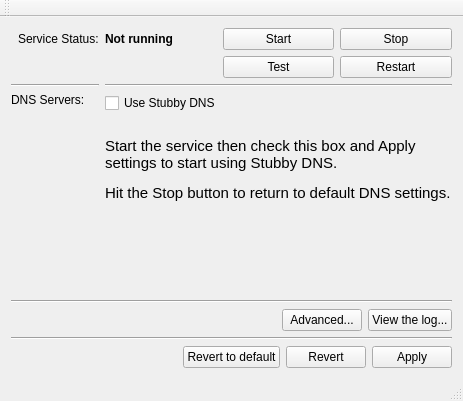
<?xml version="1.0" encoding="UTF-8"?>
<ui version="4.0">
 <class>StubbyManager</class>
 <widget class="QMainWindow" name="StubbyManager">
  <property name="geometry">
   <rect>
    <x>0</x>
    <y>0</y>
    <width>463</width>
    <height>401</height>
   </rect>
  </property>
  <property name="minimumSize">
   <size>
    <width>460</width>
    <height>0</height>
   </size>
  </property>
  <property name="windowTitle">
   <string>StubbyManager</string>
  </property>
  <widget class="QWidget" name="centralWidget">
   <layout class="QGridLayout" name="gridLayout_3">
    <item row="0" column="0">
     <layout class="QGridLayout" name="gridLayout">
      <item row="5" column="1">
       <widget class="Line" name="line_4">
        <property name="orientation">
         <enum>Qt::Horizontal</enum>
        </property>
       </widget>
      </item>
      <item row="6" column="0" alignment="Qt::AlignRight|Qt::AlignTop">
       <widget class="QLabel" name="serversLabel">
        <property name="minimumSize">
         <size>
          <width>88</width>
          <height>0</height>
         </size>
        </property>
        <property name="text">
         <string>DNS Servers:</string>
        </property>
       </widget>
      </item>
      <item row="1" column="1">
       <layout class="QHBoxLayout" name="horizontalLayout_2">
        <item>
         <widget class="QLabel" name="testOutput">
          <property name="minimumSize">
           <size>
            <width>100</width>
            <height>0</height>
           </size>
          </property>
          <property name="text">
           <string/>
          </property>
          <property name="wordWrap">
           <bool>true</bool>
          </property>
         </widget>
        </item>
        <item>
         <widget class="QPushButton" name="testButton">
          <property name="minimumSize">
           <size>
            <width>110</width>
            <height>0</height>
           </size>
          </property>
          <property name="text">
           <string>Test</string>
          </property>
         </widget>
        </item>
        <item>
         <widget class="QPushButton" name="restartButton">
          <property name="minimumSize">
           <size>
            <width>112</width>
            <height>0</height>
           </size>
          </property>
          <property name="text">
           <string>Restart</string>
          </property>
         </widget>
        </item>
       </layout>
      </item>
      <item row="0" column="1">
       <layout class="QHBoxLayout" name="horizontalLayout">
        <item>
         <widget class="QLabel" name="status">
          <property name="minimumSize">
           <size>
            <width>100</width>
            <height>0</height>
           </size>
          </property>
          <property name="font">
           <font>
            <weight>75</weight>
            <bold>true</bold>
           </font>
          </property>
          <property name="text">
           <string>&lt;html&gt;&lt;head/&gt;&lt;body&gt;&lt;p&gt;Not running&lt;/p&gt;&lt;/body&gt;&lt;/html&gt;</string>
          </property>
          <property name="textFormat">
           <enum>Qt::AutoText</enum>
          </property>
         </widget>
        </item>
        <item>
         <widget class="QPushButton" name="startButton">
          <property name="minimumSize">
           <size>
            <width>110</width>
            <height>0</height>
           </size>
          </property>
          <property name="toolTip">
           <string>Start Stubby</string>
          </property>
          <property name="text">
           <string>Start</string>
          </property>
          <property name="checkable">
           <bool>false</bool>
          </property>
         </widget>
        </item>
        <item>
         <widget class="QPushButton" name="stopButton">
          <property name="enabled">
           <bool>true</bool>
          </property>
          <property name="minimumSize">
           <size>
            <width>110</width>
            <height>0</height>
           </size>
          </property>
          <property name="toolTip">
           <string>Revert to default DNS settings and stop Stubby</string>
          </property>
          <property name="text">
           <string>Stop</string>
          </property>
          <property name="checkable">
           <bool>false</bool>
          </property>
         </widget>
        </item>
       </layout>
      </item>
      <item row="6" column="1">
       <layout class="QVBoxLayout" name="verticalLayout">
        <item>
         <widget class="QCheckBox" name="privacyCheckBox">
          <property name="toolTip">
           <string>Use Stubby to manage DNS</string>
          </property>
          <property name="text">
           <string>Use Stubby DNS</string>
          </property>
         </widget>
        </item>
        <item>
         <widget class="QLabel" name="privacyInfoLabel">
          <property name="text">
           <string>&lt;html&gt;&lt;head/&gt;&lt;body&gt;&lt;p&gt;&lt;span style=&quot; font-size:11pt;&quot;&gt;Start the service then check this box and Apply settings to start using Stubby DNS.&lt;/span&gt;&lt;/p&gt;&lt;p&gt;&lt;span style=&quot; font-size:11pt;&quot;&gt;Hit the Stop button to return to default DNS settings.&lt;/span&gt;&lt;/p&gt;&lt;/body&gt;&lt;/html&gt;</string>
          </property>
          <property name="wordWrap">
           <bool>true</bool>
          </property>
         </widget>
        </item>
       </layout>
      </item>
      <item row="5" column="0">
       <widget class="Line" name="line_3">
        <property name="orientation">
         <enum>Qt::Horizontal</enum>
        </property>
       </widget>
      </item>
      <item row="0" column="0" alignment="Qt::AlignRight">
       <widget class="QLabel" name="statusLabel">
        <property name="minimumSize">
         <size>
          <width>50</width>
          <height>0</height>
         </size>
        </property>
        <property name="text">
         <string>Service Status:</string>
        </property>
       </widget>
      </item>
      <item row="7" column="0">
       <widget class="QLabel" name="stubby_logo">
        <property name="maximumSize">
         <size>
          <width>45</width>
          <height>68</height>
         </size>
        </property>
        <property name="text">
         <string/>
        </property>
        <property name="pixmap">
         <pixmap resource="resources.qrc">:/new/prefix1/stubby@245x145.png</pixmap>
        </property>
        <property name="scaledContents">
         <bool>true</bool>
        </property>
       </widget>
      </item>
     </layout>
    </item>
    <item row="2" column="0">
     <layout class="QVBoxLayout" name="verticalLayout_3">
      <item>
       <layout class="QHBoxLayout" name="horizontalLayout_3">
        <item>
         <spacer name="horizontalSpacer">
          <property name="orientation">
           <enum>Qt::Horizontal</enum>
          </property>
          <property name="sizeHint" stdset="0">
           <size>
            <width>40</width>
            <height>20</height>
           </size>
          </property>
         </spacer>
        </item>
        <item>
         <widget class="QPushButton" name="advancedButton">
          <property name="toolTip">
           <string>Make changes to Stubby DNS configuration</string>
          </property>
          <property name="text">
           <string>Advanced...</string>
          </property>
         </widget>
        </item>
        <item>
         <widget class="QPushButton" name="logButton">
          <property name="toolTip">
           <string>View the log of Stubby DNS server interactions</string>
          </property>
          <property name="text">
           <string>View the log...</string>
          </property>
         </widget>
        </item>
       </layout>
      </item>
      <item>
       <widget class="Line" name="line_2">
        <property name="orientation">
         <enum>Qt::Horizontal</enum>
        </property>
       </widget>
      </item>
      <item>
       <layout class="QHBoxLayout" name="horizontalLayout_5">
        <item>
         <spacer name="horizontalSpacer_3">
          <property name="orientation">
           <enum>Qt::Horizontal</enum>
          </property>
          <property name="sizeHint" stdset="0">
           <size>
            <width>40</width>
            <height>20</height>
           </size>
          </property>
         </spacer>
        </item>
        <item>
         <widget class="QLabel" name="changesLabel">
          <property name="font">
           <font>
            <weight>75</weight>
            <bold>true</bold>
           </font>
          </property>
          <property name="text">
           <string/>
          </property>
          <property name="wordWrap">
           <bool>true</bool>
          </property>
         </widget>
        </item>
        <item>
         <widget class="QPushButton" name="revertToDefaultButton">
          <property name="toolTip">
           <string>Select Stubby default configuration. Click on Apply to confirm.</string>
          </property>
          <property name="text">
           <string>Revert to default</string>
          </property>
         </widget>
        </item>
        <item>
         <widget class="QPushButton" name="revertButton">
          <property name="toolTip">
           <string>Ignore changes</string>
          </property>
          <property name="text">
           <string>Revert</string>
          </property>
         </widget>
        </item>
        <item>
         <widget class="QPushButton" name="applyButton">
          <property name="toolTip">
           <string>Apply use of Stubby DNS and/or Stubby configuration changes</string>
          </property>
          <property name="text">
           <string>Apply</string>
          </property>
         </widget>
        </item>
       </layout>
      </item>
     </layout>
    </item>
    <item row="1" column="0">
     <widget class="Line" name="line">
      <property name="orientation">
       <enum>Qt::Horizontal</enum>
      </property>
     </widget>
    </item>
   </layout>
  </widget>
  <widget class="QMenuBar" name="menuBar">
   <property name="geometry">
    <rect>
     <x>0</x>
     <y>0</y>
     <width>463</width>
     <height>22</height>
    </rect>
   </property>
   <property name="toolTip">
    <string/>
   </property>
  </widget>
  <widget class="QToolBar" name="mainToolBar">
   <attribute name="toolBarArea">
    <enum>TopToolBarArea</enum>
   </attribute>
   <attribute name="toolBarBreak">
    <bool>false</bool>
   </attribute>
  </widget>
  <widget class="QStatusBar" name="statusBar"/>
 </widget>
 <layoutdefault spacing="6" margin="11"/>
 <resources>
  <include location="resources.qrc"/>
 </resources>
 <connections/>
</ui>
